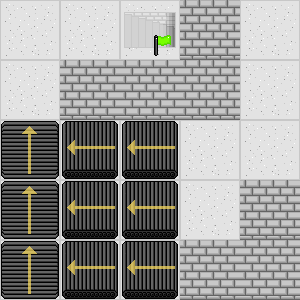

Below is a game level as drawn by its tile map, then a one-line description and the .tmx file that defines it, in full:
An orthogonal 5x5 tile map with 60x60 px tiles, 3 tile layers (Hidden Traps, Floor, Objects).

<map version="1.2" tiledversion="1.2.2" orientation="orthogonal" renderorder="right-down" width="5" height="5" tilewidth="60" tileheight="60" infinite="0" nextlayerid="4" nextobjectid="1">
 <tileset firstgid="1" source="../data/objects.tsx" />
 <layer id="3" name="Hidden Traps" width="5" height="5">
  <data encoding="csv">
12,0,0,0,0,
0,0,0,0,0,
0,0,0,12,0,
0,0,0,0,0,
0,0,0,0,0
</data>
 </layer>
 <layer id="1" name="Floor" width="5" height="5">
  <data encoding="csv">
2,2,2,2,2,
2,2,2,2,2,
2,2,2,2,2,
2,2,2,2,2,
2,2,2,2,2
</data>
 </layer>
 <layer id="2" name="Objects" width="5" height="5">
  <data encoding="csv">
0,0,7,5,0,
0,5,5,5,0,
9,10,10,0,0,
9,10,10,0,5,
9,10,10,5,5
</data>
 </layer>
</map>
